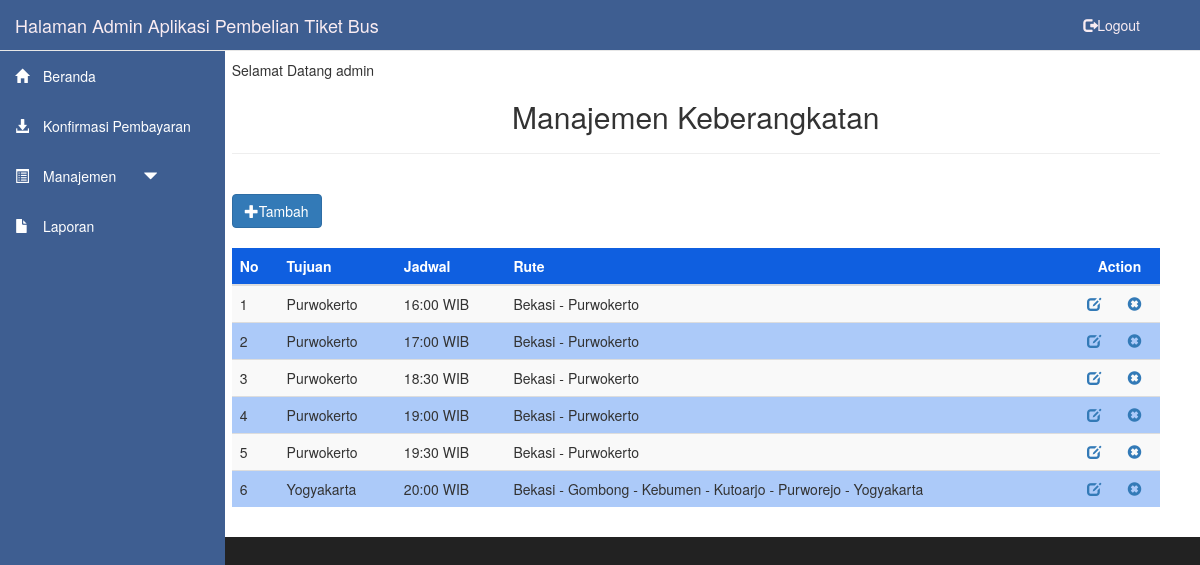
The page /admin/admin.php?halaman=manajemen_berangkat (signed in) on the database its author committed.
### tables this page shows
CREATE TABLE `keberangkatan` (
  `id_berangkat` int(20) NOT NULL AUTO_INCREMENT,
  `tujuan` varchar(40) NOT NULL,
  `jadwal` varchar(10) NOT NULL,
  `rute` varchar(100) NOT NULL,
  PRIMARY KEY (`id_berangkat`)
);

### admin/info_keberangkatan.php (the view, shortened to what this page needs)
<div class="row">
	<div class="col-md-12">
		<h2><p><center>Manajemen Keberangkatan</center></p></h2>
		<hr>
    <br>
		<button type="button" class="btn btn-primary" data-toggle="modal" data-target="#myModal"><span class="glyphicon glyphicon-plus"></span>Tambah</button>
		<br><br>
		<form class="form-horizontal">
			<table class="table table-striped">
				<thead>
					<tr>
						<th>No</th>
						<th>Tujuan</th>
						<th>Jadwal</th>
						<th>Rute</th>
						<th colspan="2"><center>Action</center></th>
					</tr>
				</thead>
				<tbody>
					<?php
						include '../config/koneksi.php';
						$query = mysqli_query($conn, "SELECT id_berangkat, tujuan, jadwal, rute FROM keberangkatan")or die(mysqli_error());
										if(mysqli_num_rows($query) == 0){
											echo '<tr><td colspan="5" align="center">Tidak ada data!</td></tr>';
										}
											else
										{
											$no = 1;
											while($data = mysqli_fetch_array($query)){
						 						echo '<tr>';
												echo '<td>'.$no.'</td>';
												echo '<td>'.$data['tujuan'].'</td>';
												echo '<td>'.$data['jadwal'].'</td>';
												echo '<td>'.$data['rute'].'</td>';
												echo '<td><a href=admin.php?halaman=edit_berangkat&&id_berangkat='.$data['id_berangkat'].'><span class="glyphicon glyphicon-edit"></a></td>';
												echo '<td><a href=../config/delete_brgkt.php?id_berangkat='.$data['id_berangkat'].'><span class="glyphicon glyphicon-remove-sign"></span></a></td>';
												echo '</tr>';
												$no++;
											}
										}
								?>
				</tbody>
			</table>
		</form>
	</div>
</div>

### admin/info_keberangkatan.php (style rules this page uses)
table { border-collapse: collapse; width: 100%; }
th, td { text-align: left; padding: 8px; }
tr:nth-child(even) { background-color: #accaf9 }
th { background-color: #0f5fe0; color: white; }

### rows shown on the page
keberangkatan: tujuan "Purwokerto", jadwal "16:00 WIB", rute "Bekasi - Purwokerto"
keberangkatan: tujuan "Purwokerto", jadwal "17:00 WIB", rute "Bekasi - Purwokerto"
keberangkatan: tujuan "Purwokerto", jadwal "18:30 WIB", rute "Bekasi - Purwokerto"
keberangkatan: tujuan "Purwokerto", jadwal "19:00 WIB", rute "Bekasi - Purwokerto"
keberangkatan: tujuan "Purwokerto", jadwal "19:30 WIB", rute "Bekasi - Purwokerto"
keberangkatan: tujuan "Yogyakarta", jadwal "20:00 WIB", rute "Bekasi - Gombong - Kebumen - Kutoarjo - Purworejo - Yogyakarta"

### other values the page prints
$_SESSION['username'] "admin"
